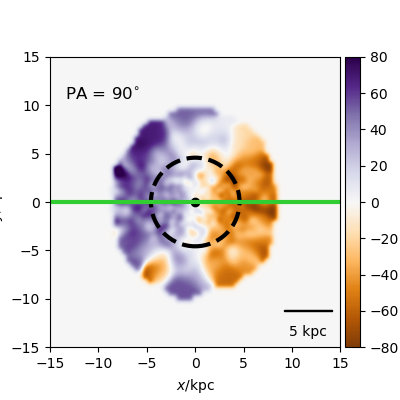

Here is the Python script that generated this plot:
#galaxy 316 Ray's stellar velocity code
import pynbody
import numpy as np
import pynbody.plot.sph as sph
import matplotlib.pyplot as plt
from pynbody_velmaps.scripts.plot_manga_velmaps import *
from pynbody_velmaps.position_angles import *

filename='/mnt/data0/jillian/gguaman/r316/cosmo25p.768sg1bwK1BHe75.007779'
#filename = '/mnt/data0/jillian/gguaman/r316/r316.007779.tipsy'
redshift=0.01
image_width=30

stellar_map, stellar_pa, ax = plot_manga_map(filename, redshift, "star", weights="mass", image_width=image_width, orientation="sideon", cmap='PuOr', vmin=-80, vmax=80)

#plt.show()
plt.savefig("galaxy316_StelVelR.png")
